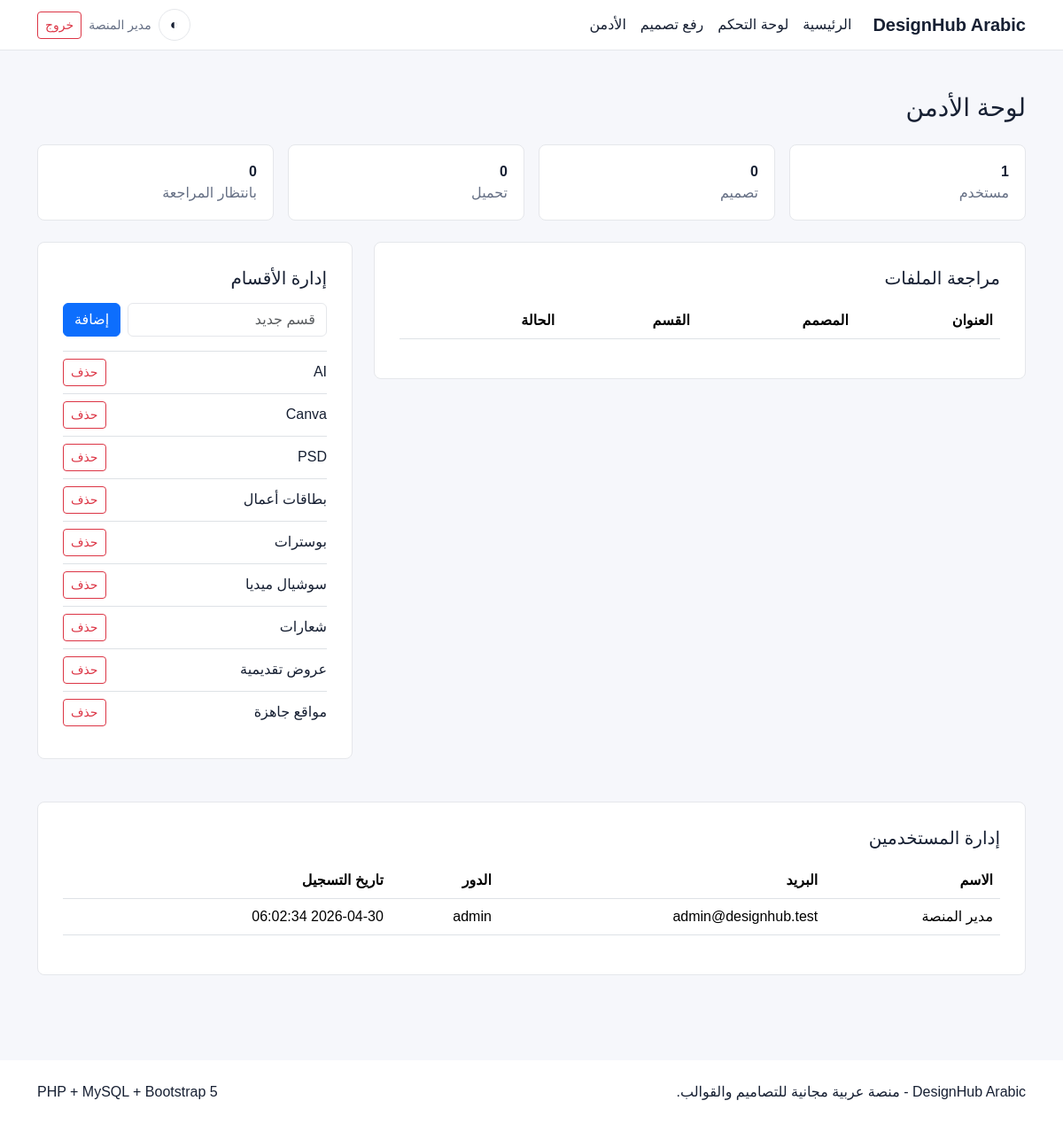
/admin/index.php (signed in), run on the app's committed database.
### tables this page shows
CREATE TABLE IF NOT EXISTS users (
  id INT AUTO_INCREMENT PRIMARY KEY,
  username VARCHAR(100) NOT NULL,
  email VARCHAR(150) NOT NULL UNIQUE,
  password VARCHAR(255) NOT NULL,
  profile_image VARCHAR(255) DEFAULT NULL,
  role ENUM('user','admin') NOT NULL DEFAULT 'user',
  created_at TIMESTAMP DEFAULT CURRENT_TIMESTAMP
);

CREATE TABLE IF NOT EXISTS categories (
  id INT AUTO_INCREMENT PRIMARY KEY,
  name VARCHAR(100) NOT NULL UNIQUE,
  created_at TIMESTAMP DEFAULT CURRENT_TIMESTAMP
);

### includes/auth.php (called while the page is built, shortened)
<?php
function e(?string $value): string
{
    return htmlspecialchars($value ?? '', ENT_QUOTES, 'UTF-8');
}
function current_user(): ?array
{
    return $_SESSION['user'] ?? null;
}
function is_logged_in(): bool
{
    return current_user() !== null;
}
function is_admin(): bool
{
    return is_logged_in() && current_user()['role'] === 'admin';
}

### admin/index.php (the view, shortened to what this page needs)
<?php
$assetPath = '../';
require_once __DIR__ . '/../includes/db.php';
require_once __DIR__ . '/../includes/auth.php';
$counts = [
    'users' => (int)$pdo->query('SELECT COUNT(*) FROM users')->fetchColumn(),
    'designs' => (int)$pdo->query('SELECT COUNT(*) FROM designs')->fetchColumn(),
    'downloads' => (int)$pdo->query('SELECT COUNT(*) FROM downloads')->fetchColumn(),
    'pending' => (int)$pdo->query("SELECT COUNT(*) FROM designs WHERE status = 'pending'")->fetchColumn(),
];
$users = $pdo->query('SELECT id, username, email, role, created_at FROM users ORDER BY created_at DESC LIMIT 30')->fetchAll();
$categories = $pdo->query('SELECT * FROM categories ORDER BY name')->fetchAll();
include __DIR__ . '/../includes/header.php';
?>
<section class="container py-5">
    <h1 class="h3 mb-4">لوحة الأدمن</h1>
    <div class="row g-3 mb-4">
        <div class="col-md-3"><div class="stat-box"><strong><?= $counts['users'] ?></strong><br><span class="text-muted">مستخدم</span></div></div>
        <div class="col-md-3"><div class="stat-box"><strong><?= $counts['designs'] ?></strong><br><span class="text-muted">تصميم</span></div></div>
        <div class="col-md-3"><div class="stat-box"><strong><?= $counts['downloads'] ?></strong><br><span class="text-muted">تحميل</span></div></div>
        <div class="col-md-3"><div class="stat-box"><strong><?= $counts['pending'] ?></strong><br><span class="text-muted">بانتظار المراجعة</span></div></div>
    </div>
    <div class="row g-4">
        <div class="col-lg-8">
            <div class="auth-panel">
                <h2 class="h5 mb-3">مراجعة الملفات</h2>
                <div class="table-responsive">
                    <table class="table align-middle">
                        <thead><tr><th>العنوان</th><th>المصمم</th><th>القسم</th><th>الحالة</th><th></th></tr></thead>
                    </table>
                </div>
            </div>
        </div>
        <div class="col-lg-4">
            <div class="auth-panel mb-4">
                <h2 class="h5 mb-3">إدارة الأقسام</h2>
                <form method="post" class="d-flex gap-2 mb-3">
                    <input class="form-control" name="name" placeholder="قسم جديد">
                    <button class="btn btn-primary">إضافة</button>
                </form>
                <?php foreach ($categories as $category): ?>
                    <form method="post" class="d-flex justify-content-between align-items-center border-top py-2">
                        <span><?= e($category['name']) ?></span>
                        <button class="btn btn-sm btn-outline-danger" data-confirm="حذف القسم؟">حذف</button>
                    </form>
                <?php endforeach; ?>
            </div>
        </div>
    </div>
    <div class="auth-panel mt-4">
        <h2 class="h5 mb-3">إدارة المستخدمين</h2>
        <div class="table-responsive">
            <table class="table align-middle">
                <thead><tr><th>الاسم</th><th>البريد</th><th>الدور</th><th>تاريخ التسجيل</th><th></th></tr></thead>
                <tbody>
                <?php foreach ($users as $user): ?>
                    <tr>
                        <td><?= e($user['username']) ?></td>
                        <td><?= e($user['email']) ?></td>
                        <td><?= e($user['role']) ?></td>
                        <td><?= e($user['created_at']) ?></td>
                        <td>
                        </td>
                    </tr>
                <?php endforeach; ?>
                </tbody>
            </table>
        </div>
    </div>
</section>
<?php include __DIR__ . '/../includes/footer.php'; ?>

### includes/header.php (shortened to what this page needs)
<?php
require_once __DIR__ . '/auth.php';
$assetPath = $assetPath ?? '';
?>
<!doctype html>
<html lang="ar" dir="rtl">
<head>
    <link href="https://cdn.jsdelivr.net/npm/bootstrap@5.3.3/dist/css/bootstrap.rtl.min.css" rel="stylesheet">
    <link rel="stylesheet" href="<?= e($assetPath) ?>assets/css/style.css">
</head>
<body>
<nav class="navbar navbar-expand-lg sticky-top">
    <div class="container">
        <a class="navbar-brand fw-bold" href="<?= e($assetPath) ?>index.php">DesignHub Arabic</a>
        <div class="collapse navbar-collapse" id="mainNav">
            <ul class="navbar-nav me-auto mb-2 mb-lg-0">
                <li class="nav-item"><a class="nav-link" href="<?= e($assetPath) ?>index.php">الرئيسية</a></li>
                <?php if (is_logged_in()): ?>
                    <li class="nav-item"><a class="nav-link" href="<?= e($assetPath) ?>dashboard.php">لوحة التحكم</a></li>
                    <li class="nav-item"><a class="nav-link" href="<?= e($assetPath) ?>upload.php">رفع تصميم</a></li>
                    <?php if (is_admin()): ?>
                        <li class="nav-item"><a class="nav-link" href="<?= e($assetPath) ?>admin/index.php">الأدمن</a></li>
                    <?php endif; ?>
                <?php endif; ?>
            </ul>
            <div class="d-flex align-items-center gap-2">
                <button class="theme-toggle" type="button" id="themeToggle" aria-label="تبديل الوضع">◐</button>
                <?php if (is_logged_in()): ?>
                    <span class="small text-muted"><?= e(current_user()['username']) ?></span>
                    <a class="btn btn-sm btn-outline-danger" href="<?= e($assetPath) ?>logout.php">خروج</a>
                <?php else: ?>
                    <a class="btn btn-sm btn-outline-primary" href="<?= e($assetPath) ?>login.php">دخول</a>
                    <a class="btn btn-sm btn-primary" href="<?= e($assetPath) ?>register.php">حساب جديد</a>
                <?php endif; ?>
            </div>
        </div>
    </div>
</nav>
<main>

### includes/footer.php (shortened to what this page needs)
</main>
<footer class="py-4 mt-5">
    <div class="container d-flex flex-column flex-md-row justify-content-between gap-2">
        <span>DesignHub Arabic - منصة عربية مجانية للتصاميم والقوالب.</span>
        <span>PHP + MySQL + Bootstrap 5</span>
    </div>
</footer>
</body>
</html>

### assets/css/style.css (style rules this page uses)
:root { --bg: #f6f7fb; --surface: #ffffff; --text: #172033; --muted: #667085; --primary: #2563eb; --accent: #10b981; --border: #e5e7eb; }
body { background: var(--bg); color: var(--text); font-family: Tahoma, Arial, sans-serif; }
.navbar, footer, .card, .stat-box, .filter-bar, .auth-panel { background: var(--surface); border-color: var(--border) !important; }
.navbar { border-bottom: 1px solid var(--border); }
.nav-link, .navbar-brand, .card, .form-label, .table { color: var(--text) !important; }
.hero p, .text-muted { color: var(--muted) !important; }
.stat-box { border: 1px solid var(--border); border-radius: 8px; padding: 18px; }
.theme-toggle { width: 36px; height: 36px; border-radius: 50%; border: 1px solid var(--border); color: var(--text); background: var(--surface); }
.form-control, .form-select { background: var(--surface); color: var(--text); border-color: var(--border); }
.auth-panel { border: 1px solid var(--border); border-radius: 8px; padding: 28px; }
a { color: var(--primary); }

### data on the page
users: username "مدير المنصة", email "admin@designhub.test", role "admin", created_at "2026-04-30 06:02:34"
categories: name "AI"
categories: name "Canva"
categories: name "PSD"
categories: name "بطاقات أعمال"
categories: name "بوسترات"
categories: name "سوشيال ميديا"
categories: name "شعارات"
categories: name "عروض تقديمية"
categories: name "مواقع جاهزة"

### other printed values
$counts['users'] "1"
$counts['designs'] "0"
$counts['downloads'] "0"
$counts['pending'] "0"
